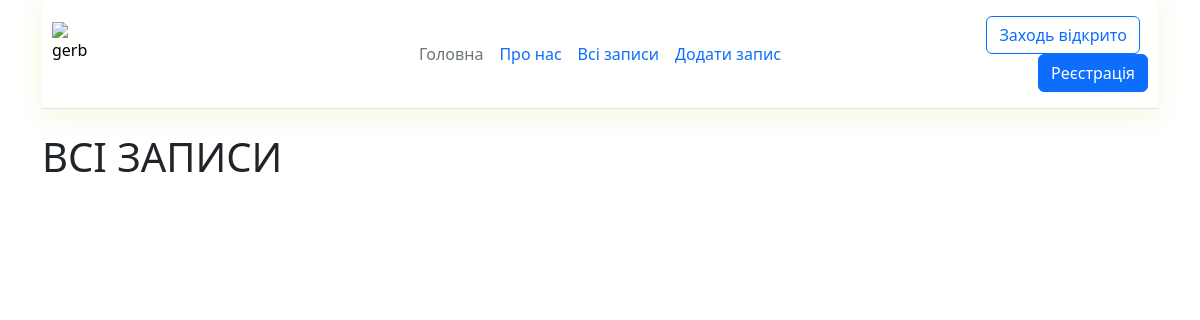
/posts, run on an earlier commit of the app's database.
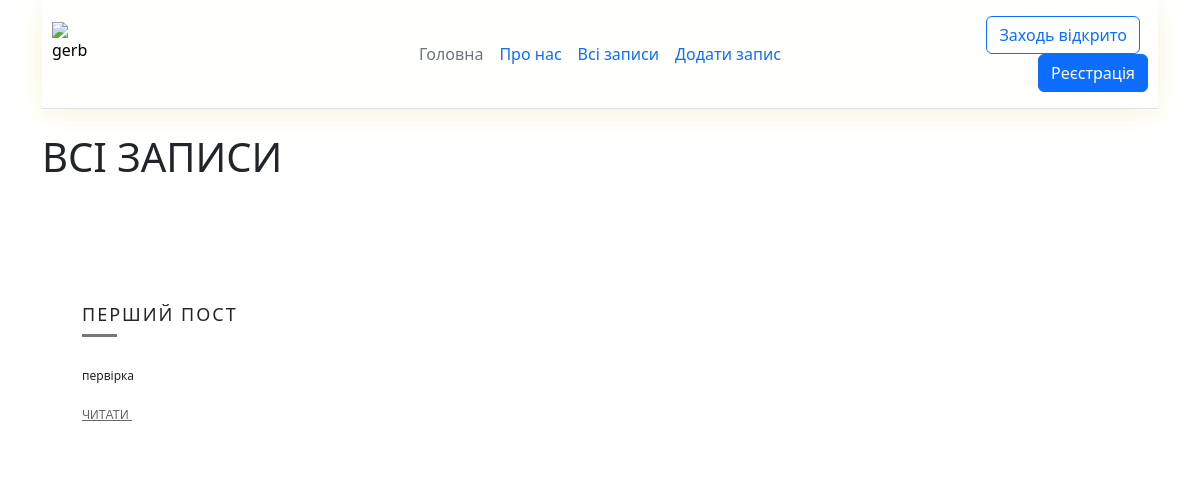
And on a later commit of the database.
### _my_Flask_1.py (models this page shows, shortened)
class Post(db.Model):
    id = db.Column(db.Integer, primary_key=True)
    title = db.Column(db.String(80), unique=True, nullable=False)
    text = db.Column(db.Text, nullable=False)

### _my_Flask_1.py (the view)
@app.route("/posts")
def posts():
    posts = Post.query.all()
    return render_template("posts.html", posts=posts)

### templates/posts.html (shortened to what this page needs)
{% extends "base.html" %}
{% block body %}
<h1>ВСІ ЗАПИСИ</h1>
  <div class="row">
      {% for post in posts %}
    <div class="col-md-6 item">
      <div class="item-in">
        <h4>{{post.title}}</h4>
        <div class="seperator"></div>
        <p>{{post.text}}</p>
        <a href="#">читати
        </a>
      </div>
        {% endfor %}
    </div>
{% endblock %}

What changed in the data, as far as the page shows it:
added Post: title "ПЕРШИЙ ПОСТ", text "первірка"
